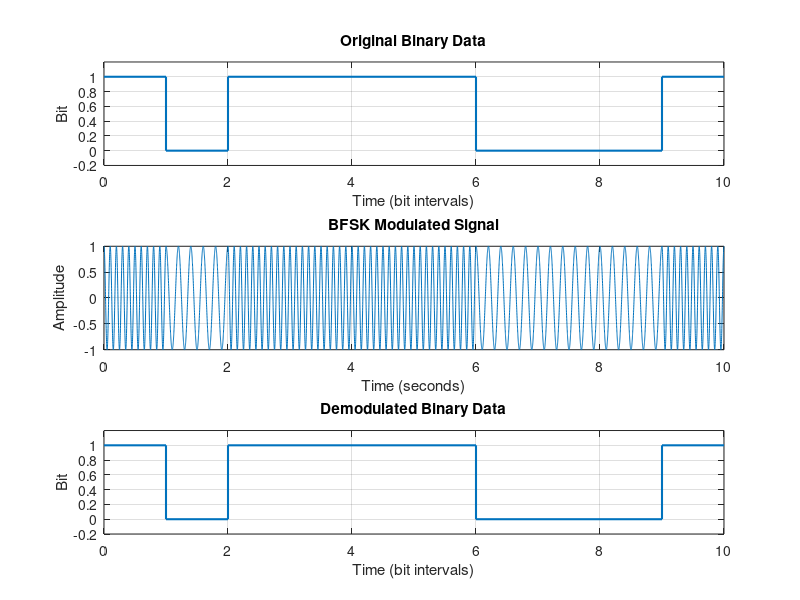

The MATLAB script that drew this image:
clc;
clear;
close all;

% Parameters
N = 10;                  % Number of bits
Tb = 1;                  % Bit duration
fs = 1000;               % Sampling frequency
f0 = 5;                  % Frequency for bit 0
f1 = 10;                 % Frequency for bit 1

% Generate random binary data
bits = randi([0 1], 1, N);

t = 0:1/fs:Tb-1/fs;
signal = [];
received_bits = zeros(1, N);

% FSK Modulation
for i = 1:N
    if bits(i) == 0
        s = cos(2*pi*f0*t);
    else
        s = cos(2*pi*f1*t);
    end
    signal = [signal s];
end

% FSK Demodulation using frequency correlation
for i = 1:N
    segment = signal((i-1)*length(t)+1:i*length(t));

    ref0 = cos(2*pi*f0*t);
    ref1 = cos(2*pi*f1*t);

    score0 = sum(segment .* ref0);
    score1 = sum(segment .* ref1);

    received_bits(i) = score1 > score0;
end

% Plot results
time = (0:length(signal)-1)/fs;

figure;

subplot(3,1,1);
stairs(0:N, [bits bits(end)], 'LineWidth', 1.5);
xlim([0 N]);
ylim([-0.2 1.2]);
title('Original Binary Data');
xlabel('Time (bit intervals)');
ylabel('Bit');
grid on;

subplot(3,1,2);
plot(time, signal);
title('BFSK Modulated Signal');
xlabel('Time (seconds)');
ylabel('Amplitude');
grid on;

subplot(3,1,3);
stairs(0:N, [received_bits received_bits(end)], ...
    'LineWidth', 1.5);
xlim([0 N]);
ylim([-0.2 1.2]);
title('Demodulated Binary Data');
xlabel('Time (bit intervals)');
ylabel('Bit');
grid on;

% Display results
disp('Original bits:');
disp(bits);

disp('Demodulated bits:');
disp(received_bits);

disp('Successful recovery:');
disp(isequal(bits, received_bits));
